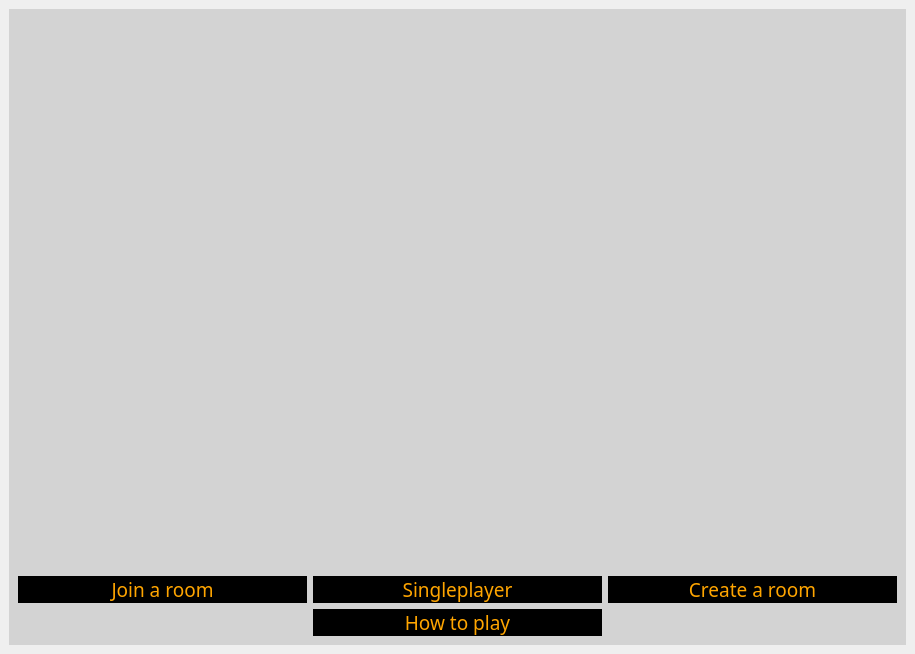
<?xml version="1.0" encoding="UTF-8"?>
<ui version="4.0">
 <class>MainWindow</class>
 <widget class="QMainWindow" name="MainWindow">
  <property name="geometry">
   <rect>
    <x>0</x>
    <y>0</y>
    <width>915</width>
    <height>654</height>
   </rect>
  </property>
  <property name="font">
   <font>
    <pointsize>16</pointsize>
   </font>
  </property>
  <property name="windowTitle">
   <string>MainWindow</string>
  </property>
  <widget class="QWidget" name="centralwidget">
   <layout class="QGridLayout" name="gridLayout_2">
    <item row="0" column="0">
     <widget class="QStackedWidget" name="stackedWidget">
      <property name="font">
       <font>
        <pointsize>18</pointsize>
        <kerning>false</kerning>
       </font>
      </property>
      <property name="styleSheet">
       <string notr="true">background-color:lightgrey;</string>
      </property>
      <property name="currentIndex">
       <number>0</number>
      </property>
      <widget class="QWidget" name="home">
       <property name="styleSheet">
        <string notr="true">background-color:lightgrey;</string>
       </property>
       <layout class="QGridLayout" name="gridLayout">
        <item row="0" column="0" colspan="3">
         <widget class="QLabel" name="label_4">
          <property name="text">
           <string>&lt;html&gt;&lt;head/&gt;&lt;body&gt;&lt;p&gt;&lt;img src=&quot;:/logo/logo.png&quot;/&gt;&lt;/p&gt;&lt;/body&gt;&lt;/html&gt;</string>
          </property>
          <property name="alignment">
           <set>Qt::AlignCenter</set>
          </property>
         </widget>
        </item>
        <item row="1" column="0">
         <widget class="QPushButton" name="join">
          <property name="font">
           <font>
            <family>UnYetgul</family>
            <pointsize>14</pointsize>
           </font>
          </property>
          <property name="styleSheet">
           <string notr="true">border-radius: 20;  background-color:black; color: orange;</string>
          </property>
          <property name="text">
           <string>Join a room</string>
          </property>
         </widget>
        </item>
        <item row="1" column="1">
         <widget class="QPushButton" name="single">
          <property name="font">
           <font>
            <family>UnYetgul</family>
            <pointsize>14</pointsize>
           </font>
          </property>
          <property name="styleSheet">
           <string notr="true">border-radius: 20;  background-color:black; color: orange;</string>
          </property>
          <property name="text">
           <string>Singleplayer</string>
          </property>
         </widget>
        </item>
        <item row="1" column="2">
         <widget class="QPushButton" name="create">
          <property name="font">
           <font>
            <family>UnYetgul</family>
            <pointsize>14</pointsize>
           </font>
          </property>
          <property name="styleSheet">
           <string notr="true">border-radius: 20;  background-color:black; color: orange;</string>
          </property>
          <property name="text">
           <string>Create a room</string>
          </property>
         </widget>
        </item>
        <item row="2" column="1">
         <widget class="QPushButton" name="how">
          <property name="font">
           <font>
            <family>UnYetgul</family>
            <pointsize>14</pointsize>
           </font>
          </property>
          <property name="styleSheet">
           <string notr="true">border-radius: 20;  background-color:black; color: orange;</string>
          </property>
          <property name="text">
           <string>How to play</string>
          </property>
         </widget>
        </item>
       </layout>
      </widget>
      <widget class="QWidget" name="multi_game">
       <property name="maximumSize">
        <size>
         <width>16777215</width>
         <height>400</height>
        </size>
       </property>
       <layout class="QGridLayout" name="gridLayout_6">
        <item row="0" column="1">
         <widget class="QLabel" name="label_13">
          <property name="styleSheet">
           <string notr="true">background-color:black; border-radius:20;</string>
          </property>
          <property name="text">
           <string/>
          </property>
         </widget>
        </item>
        <item row="0" column="0">
         <widget class="QLabel" name="label_12">
          <property name="styleSheet">
           <string notr="true">background-color:black; border-radius:20;</string>
          </property>
          <property name="text">
           <string/>
          </property>
         </widget>
        </item>
       </layout>
      </widget>
      <widget class="QWidget" name="create_game">
       <property name="styleSheet">
        <string notr="true">background-color: lightgrey;</string>
       </property>
       <widget class="QLabel" name="label_3">
        <property name="geometry">
         <rect>
          <x>280</x>
          <y>190</y>
          <width>251</width>
          <height>61</height>
         </rect>
        </property>
        <property name="font">
         <font>
          <pointsize>20</pointsize>
         </font>
        </property>
        <property name="layoutDirection">
         <enum>Qt::LeftToRight</enum>
        </property>
        <property name="styleSheet">
         <string notr="true"/>
        </property>
        <property name="text">
         <string>Create a game</string>
        </property>
        <property name="alignment">
         <set>Qt::AlignCenter</set>
        </property>
       </widget>
       <widget class="QPushButton" name="pushButton">
        <property name="geometry">
         <rect>
          <x>790</x>
          <y>20</y>
          <width>31</width>
          <height>31</height>
         </rect>
        </property>
        <property name="font">
         <font>
          <pointsize>20</pointsize>
         </font>
        </property>
        <property name="styleSheet">
         <string notr="true">background-color:red; border-radius:10;</string>
        </property>
        <property name="text">
         <string>X</string>
        </property>
       </widget>
       <widget class="QLabel" name="label_6">
        <property name="geometry">
         <rect>
          <x>340</x>
          <y>260</y>
          <width>131</width>
          <height>17</height>
         </rect>
        </property>
        <property name="text">
         <string>your game code is:</string>
        </property>
       </widget>
       <widget class="QLabel" name="label_7">
        <property name="geometry">
         <rect>
          <x>290</x>
          <y>300</y>
          <width>231</width>
          <height>51</height>
         </rect>
        </property>
        <property name="font">
         <font>
          <family>UnYetgul</family>
          <pointsize>16</pointsize>
         </font>
        </property>
        <property name="styleSheet">
         <string notr="true">background-color:black; color: orange; border-radius: 20;</string>
        </property>
        <property name="text">
         <string/>
        </property>
        <property name="alignment">
         <set>Qt::AlignCenter</set>
        </property>
       </widget>
      </widget>
      <widget class="QWidget" name="join_game">
       <property name="font">
        <font>
         <family>UnYetgul</family>
        </font>
       </property>
       <property name="styleSheet">
        <string notr="true">background-color: lightgrey; border-radius:20;</string>
       </property>
       <layout class="QGridLayout" name="gridLayout_5">
        <item row="0" column="1">
         <widget class="QPushButton" name="pushButton_2">
          <property name="maximumSize">
           <size>
            <width>140</width>
            <height>140</height>
           </size>
          </property>
          <property name="font">
           <font>
            <pointsize>20</pointsize>
           </font>
          </property>
          <property name="layoutDirection">
           <enum>Qt::LeftToRight</enum>
          </property>
          <property name="styleSheet">
           <string notr="true">background-color:red; border-radius:10;</string>
          </property>
          <property name="text">
           <string>X</string>
          </property>
         </widget>
        </item>
        <item row="2" column="0">
         <widget class="QLabel" name="label_5">
          <property name="text">
           <string>enter the game code</string>
          </property>
          <property name="alignment">
           <set>Qt::AlignCenter</set>
          </property>
         </widget>
        </item>
        <item row="3" column="0">
         <widget class="QLineEdit" name="lineEdit">
          <property name="font">
           <font>
            <family>UnYetgul</family>
            <pointsize>14</pointsize>
           </font>
          </property>
          <property name="layoutDirection">
           <enum>Qt::LeftToRight</enum>
          </property>
          <property name="styleSheet">
           <string notr="true">border-radius: 20; background-color:black; color: orange;</string>
          </property>
          <property name="text">
           <string/>
          </property>
          <property name="alignment">
           <set>Qt::AlignCenter</set>
          </property>
         </widget>
        </item>
        <item row="4" column="0">
         <widget class="QLabel" name="label_8">
          <property name="text">
           <string>Or join an available room</string>
          </property>
          <property name="alignment">
           <set>Qt::AlignCenter</set>
          </property>
          <property name="wordWrap">
           <bool>true</bool>
          </property>
         </widget>
        </item>
        <item row="5" column="0">
         <widget class="QListWidget" name="rooms">
          <property name="font">
           <font>
            <family>UnYetgul</family>
            <pointsize>19</pointsize>
            <weight>9</weight>
            <italic>false</italic>
            <bold>false</bold>
           </font>
          </property>
          <property name="focusPolicy">
           <enum>Qt::NoFocus</enum>
          </property>
          <property name="contextMenuPolicy">
           <enum>Qt::NoContextMenu</enum>
          </property>
          <property name="acceptDrops">
           <bool>false</bool>
          </property>
          <property name="autoFillBackground">
           <bool>false</bool>
          </property>
          <property name="styleSheet">
           <string notr="true">background-color:black; color:orange;
font: 75 19pt &quot;UnYetgul&quot;;
text-align: center;</string>
          </property>
          <property name="verticalScrollBarPolicy">
           <enum>Qt::ScrollBarAlwaysOff</enum>
          </property>
          <property name="horizontalScrollBarPolicy">
           <enum>Qt::ScrollBarAlwaysOff</enum>
          </property>
          <property name="editTriggers">
           <set>QAbstractItemView::DoubleClicked|QAbstractItemView::EditKeyPressed</set>
          </property>
          <property name="textElideMode">
           <enum>Qt::ElideNone</enum>
          </property>
          <property name="flow">
           <enum>QListView::TopToBottom</enum>
          </property>
          <property name="isWrapping" stdset="0">
           <bool>false</bool>
          </property>
          <property name="resizeMode">
           <enum>QListView::Adjust</enum>
          </property>
          <property name="viewMode">
           <enum>QListView::ListMode</enum>
          </property>
          <property name="wordWrap">
           <bool>false</bool>
          </property>
          <property name="itemAlignment">
           <set>Qt::AlignAbsolute|Qt::AlignHCenter|Qt::AlignJustify</set>
          </property>
          <property name="sortingEnabled">
           <bool>true</bool>
          </property>
          <item>
           <property name="text">
            <string>Room 1</string>
           </property>
           <property name="font">
            <font>
             <family>UnYetgul</family>
             <pointsize>19</pointsize>
            </font>
           </property>
           <property name="textAlignment">
            <set>AlignCenter</set>
           </property>
          </item>
          <item>
           <property name="text">
            <string>Room 2</string>
           </property>
           <property name="font">
            <font>
             <family>UnYetgul</family>
             <pointsize>19</pointsize>
            </font>
           </property>
           <property name="textAlignment">
            <set>AlignCenter</set>
           </property>
          </item>
          <item>
           <property name="text">
            <string>Room 3</string>
           </property>
           <property name="textAlignment">
            <set>AlignCenter</set>
           </property>
          </item>
         </widget>
        </item>
        <item row="0" column="0">
         <widget class="QLabel" name="label_2">
          <property name="font">
           <font>
            <pointsize>20</pointsize>
           </font>
          </property>
          <property name="layoutDirection">
           <enum>Qt::LeftToRight</enum>
          </property>
          <property name="styleSheet">
           <string notr="true"/>
          </property>
          <property name="text">
           <string>Join a Game</string>
          </property>
          <property name="alignment">
           <set>Qt::AlignCenter</set>
          </property>
         </widget>
        </item>
       </layout>
      </widget>
      <widget class="QWidget" name="single_game">
       <property name="styleSheet">
        <string notr="true">background-color: lightgrey;</string>
       </property>
       <layout class="QGridLayout" name="gridLayout_3">
        <item row="0" column="0">
         <widget class="QLabel" name="label">
          <property name="font">
           <font>
            <pointsize>20</pointsize>
           </font>
          </property>
          <property name="layoutDirection">
           <enum>Qt::LeftToRight</enum>
          </property>
          <property name="styleSheet">
           <string notr="true"/>
          </property>
          <property name="text">
           <string>Single Player</string>
          </property>
          <property name="alignment">
           <set>Qt::AlignLeading|Qt::AlignLeft|Qt::AlignVCenter</set>
          </property>
         </widget>
        </item>
        <item row="0" column="1">
         <widget class="QPushButton" name="pushButton_3">
          <property name="maximumSize">
           <size>
            <width>150</width>
            <height>16777215</height>
           </size>
          </property>
          <property name="font">
           <font>
            <pointsize>20</pointsize>
           </font>
          </property>
          <property name="styleSheet">
           <string notr="true">background-color:red; border-radius:10;</string>
          </property>
          <property name="text">
           <string>X</string>
          </property>
         </widget>
        </item>
        <item row="1" column="0" colspan="2">
         <layout class="QHBoxLayout" name="horizontalLayout">
          <item>
           <widget class="QLabel" name="label_10">
            <property name="maximumSize">
             <size>
              <width>16777215</width>
              <height>400</height>
             </size>
            </property>
            <property name="styleSheet">
             <string notr="true">background-color:black; border-radius:20;</string>
            </property>
            <property name="text">
             <string/>
            </property>
           </widget>
          </item>
          <item>
           <widget class="QLabel" name="label_11">
            <property name="maximumSize">
             <size>
              <width>16777215</width>
              <height>400</height>
             </size>
            </property>
            <property name="styleSheet">
             <string notr="true">background-color:black; border-radius:20;</string>
            </property>
            <property name="text">
             <string/>
            </property>
           </widget>
          </item>
         </layout>
        </item>
       </layout>
      </widget>
      <widget class="QWidget" name="how_to">
       <property name="styleSheet">
        <string notr="true">background-color:lightgrey;</string>
       </property>
       <layout class="QGridLayout" name="gridLayout_4">
        <item row="1" column="0">
         <widget class="QLabel" name="label_9">
          <property name="layoutDirection">
           <enum>Qt::LeftToRight</enum>
          </property>
          <property name="styleSheet">
           <string notr="true">background-color:black; color:orange; border-radius:20;</string>
          </property>
          <property name="text">
           <string>&lt;html&gt;&lt;head/&gt;&lt;body&gt;&lt;p align=&quot;center&quot;&gt;&lt;span style=&quot; font-size:18pt;&quot;&gt;How to play&lt;/span&gt;&lt;/p&gt;&lt;p align=&quot;center&quot;&gt;&lt;br/&gt;&lt;/p&gt;&lt;p align=&quot;center&quot;&gt;&lt;span style=&quot; font-size:12pt;&quot;&gt;The game is played by placing your hand in front of your webcam&lt;/span&gt;&lt;/p&gt;&lt;p align=&quot;center&quot;&gt;&lt;span style=&quot; font-size:12pt;&quot;&gt;Games consist of 5 round. Whoever wins the most rounds is the overal winner&lt;/span&gt;&lt;/p&gt;&lt;p align=&quot;center&quot;&gt;&lt;br/&gt;&lt;/p&gt;&lt;p align=&quot;center&quot;&gt;&lt;span style=&quot; font-size:12pt;&quot;&gt;You can play against other players online or against an AI&lt;/span&gt;&lt;/p&gt;&lt;p align=&quot;center&quot;&gt;&lt;span style=&quot; font-size:12pt;&quot;&gt;(Moet nog uitgebreid/verbeterd worden)&lt;/span&gt;&lt;/p&gt;&lt;p align=&quot;center&quot;&gt;&lt;br/&gt;&lt;/p&gt;&lt;/body&gt;&lt;/html&gt;</string>
          </property>
          <property name="scaledContents">
           <bool>true</bool>
          </property>
          <property name="alignment">
           <set>Qt::AlignHCenter|Qt::AlignTop</set>
          </property>
          <property name="wordWrap">
           <bool>true</bool>
          </property>
          <property name="margin">
           <number>20</number>
          </property>
         </widget>
        </item>
        <item row="0" column="0">
         <widget class="QPushButton" name="pushButton_4">
          <property name="maximumSize">
           <size>
            <width>100</width>
            <height>16777215</height>
           </size>
          </property>
          <property name="font">
           <font>
            <pointsize>20</pointsize>
           </font>
          </property>
          <property name="layoutDirection">
           <enum>Qt::RightToLeft</enum>
          </property>
          <property name="styleSheet">
           <string notr="true">background-color:red; border-radius:10;</string>
          </property>
          <property name="text">
           <string>X</string>
          </property>
         </widget>
        </item>
       </layout>
      </widget>
     </widget>
    </item>
   </layout>
  </widget>
 </widget>
 <resources>
  <include location="logo.qrc"/>
 </resources>
 <connections/>
</ui>
